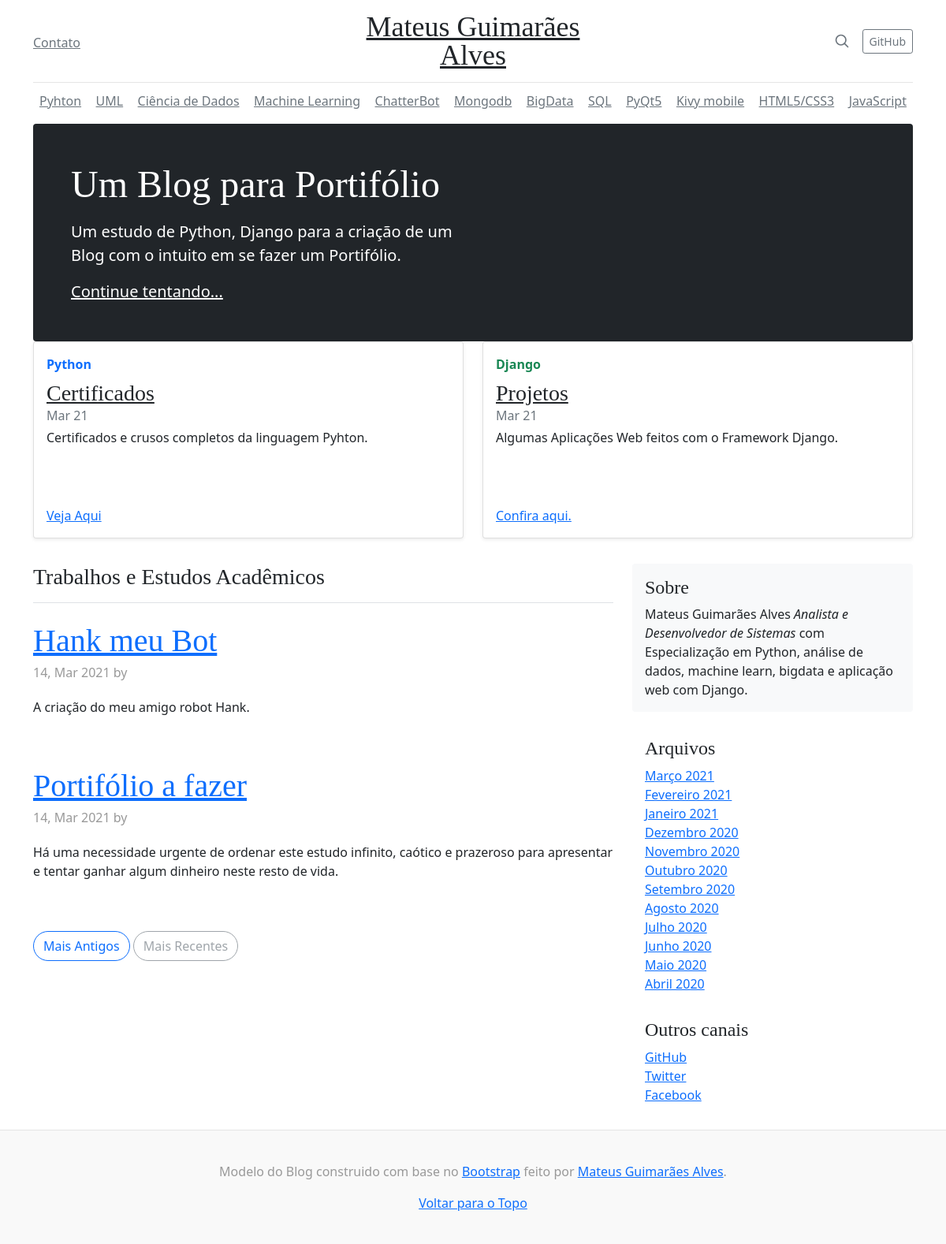
The page / on the database its author committed.
### blog/models.py (models this page shows, shortened)
class Post(models.Model):
    title = models.CharField(max_length=255)
    summary = RichTextField()
    content = RichTextUploadingField()
    author = models.ForeignKey(User, on_delete=models.PROTECT)
    created_at = models.DateField(auto_now_add=True)

### blog/views.py (the view)
# urls.py: 2. Add a URL to urlpatterns:  path('', views.home, name='home')
def home(request):
    posts = Post.objects.all()
    return render(request, 'home.html', {'posts': posts})

### templates/home.html
{% extends 'layout.html' %}
{% block sub_header %}
    <div class="jumbotron p-3 p-md-5 text-white rounded bg-dark">
        <div class="col-md-6 px-0">
          <h1 class="display-4 font-italic">Um Blog para Portifólio</h1>
          <p class="lead my-3">Um estudo de Python, Django para a criação de um Blog com o intuito em se fazer um Portifólio.</p>
          <p class="lead mb-0"><a href="#" class="text-white font-weight-bold">Continue tentando...</a></p>
        </div>
      </div>
      <div class="row mb-2">
        <div class="col-md-6">
          <div class="card flex-md-row mb-4 shadow-sm h-md-250">
            <div class="card-body d-flex flex-column align-items-start">
              <strong class="d-inline-block mb-2 text-primary">Python</strong>
              <h3 class="mb-0">
                <a class="text-dark" href="#">Certificados</a>
              </h3>
              <div class="mb-1 text-muted">Mar 21</div>
              <p class="card-text mb-auto">Certificados e crusos completos da linguagem Pyhton.</p>
              <a href="#">Veja Aqui</a>
            </div>
          </div>
        </div>
        <div class="col-md-6">
          <div class="card flex-md-row mb-4 shadow-sm h-md-250">
            <div class="card-body d-flex flex-column align-items-start">
              <strong class="d-inline-block mb-2 text-success">Django</strong>
              <h3 class="mb-0">
                <a class="text-dark" href="#">Projetos</a>
              </h3>
              <div class="mb-1 text-muted">Mar 21</div>
              <p class="card-text mb-auto">Algumas Aplicações Web feitos com o Framework Django.</p>
              <a href="#">Confira aqui.</a>
            </div>
          </div>
        </div>
      </div>
    </div>
{% endblock %}
{% block content %}
    <h3 class="pb-3 mb-4 font-italic border-bottom">
            Trabalhos e Estudos Acadêmicos
          </h3>
          {% for post in posts %}
          <div class="blog-post">
            <h2 class="blog-post-title">
              <a href="/posts{{ post.pk }}"> {{ post.title }}</a>
            </h2>
            <p class="blog-post-meta">{{ post.created_at|date:'d, M Y' }} by <a href="#">{{ post.author.get_full_name }}</a></p>
            {{ post.summary|safe }}
          </div>
          {% endfor %}
          <nav class="blog-pagination">
            <a class="btn btn-outline-primary" href="#">Mais Antigos</a>
            <a class="btn btn-outline-secondary disabled" href="#">Mais Recentes</a>
          </nav>
{% endblock %}

### templates/layout.html (style rules this page uses)
h1, h2, h3, h4, h5, h6 { font-family: "Playfair Display", Georgia, "Times New Roman", serif; }
.display-4 { font-size: 2.5rem; }
@media (min-width: 768px) { .display-4 { font-size: 3rem; } }
@media (min-width: 768px) { .h-md-250 { height: 250px; } }
.blog-pagination { margin-bottom: 4rem; }
.blog-pagination > .btn { border-radius: 2rem; }
.blog-post { margin-bottom: 4rem; }
.blog-post-title { margin-bottom: .25rem; font-size: 2.5rem; }
.blog-post-meta { margin-bottom: 1.25rem; color: #999; }

### rows shown on the page
Post: title "Hank meu Bot", created_at "14, Mar 2021", summary "A criação do meu amigo robot Hank."
Post: title "Portifólio a fazer", created_at "14, Mar 2021", summary "Há uma necessidade urgente de ordenar este estudo infinito, caótico e prazeroso para apresentar e tentar ganhar algum dinheiro neste resto de vida."
